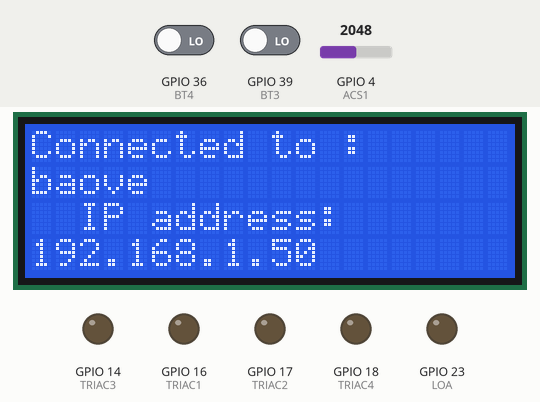
The sketch below on a simulated ESP32. On the bench: 20×4 character LCD, output pins drawn as LEDs (lit = HIGH). The test bench sets the inputs (shaded band); at power-on: GPIO 36 (BT4) LOW, GPIO 39 (BT3) LOW, GPIO 4 (ACS1) = 2048. WiFi joins after 1.5 s; servers stay silent unless stated; uploads are accepted with an empty reply.

Above: at 2.7 s.
At 8.8 s:
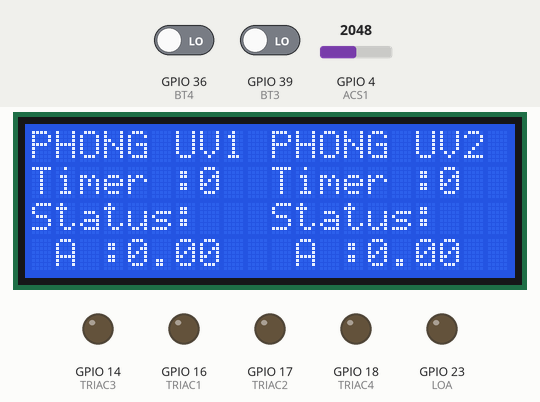
8.9 s: GPIO 36 (BT4) driven HIGH
At 10.8 s:
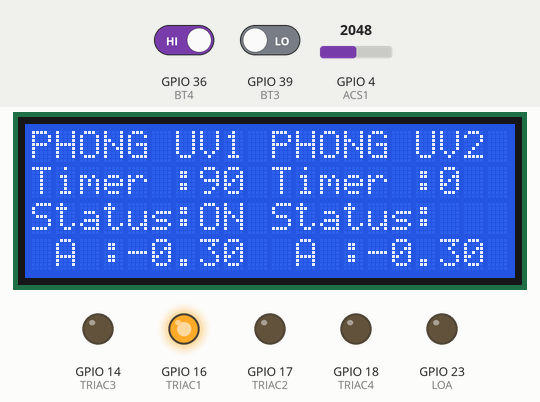
11.7 s: GPIO 39 (BT3) driven HIGH
At 13.4 s:
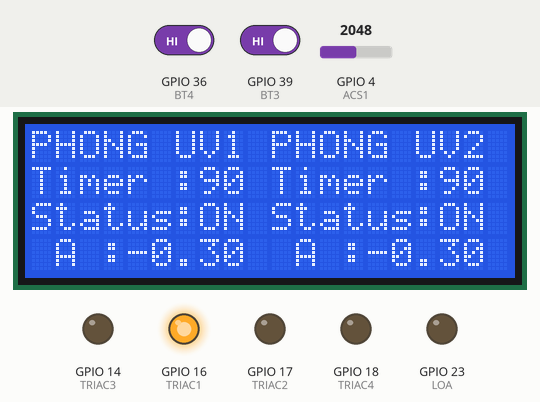
Timing chart, 0 to 14.9 s (numbered marks = the images above; inputs shaded):
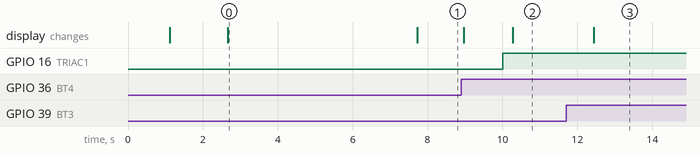

Measured:
- after the input at 8.9 s, GPIO 16 (TRIAC1): LOW → HIGH after 1.1 s; the display: first changes after 0.07 s (image 2 shows a later state)
- after the input at 11.7 s, the display: changes after 0.74 s (image 3)
- what the display in image 0 shows lasts 5.0 s, from 2.7 s to 7.7 s

The sketch:

ver2.1.ino
```cpp
#include <Wire.h>
#include "Timer.h"
#include <ArduinoJson.h> //v5.13.5
#include <HTTPClient.h>
#include <WiFiMulti.h>         // Thư viện dùng để kết nối WiFi đa cấu hình của ESP8266
#include <Arduino.h>
#include <HTTPUpdate.h>
WiFiMulti wifiMulti;           // Khởi tạo đối tượng wifiMulti từ ESP8266WiFiMulti
void update_FOTA();
#include <LiquidCrystal_I2C.h>
LiquidCrystal_I2C lcd(0x27, 20, 4); //Thiết lập địa chỉ và loại LCD
uint32_t updateCounter = 0;
uint32_t start_time, time_uv1, time_uv2;
String version = "2.4", key = "37f0d021-9105-4822-8304-fed5b365c89d";
int mVperAmp = 185, Watt = 0, i, statusuv1 = 0, statusuv2 = 0, gui = 0;
double Voltage = 0, VRMS = 0, AmpsRMS = 0;
byte TRIAC1 = 16, TRIAC2 = 17, TRIAC3 = 14, TRIAC4 = 18;
byte BT1 = 25, BT2 = 26, BT3 = 39, BT4 = 36;
byte SW1 = 32, SW2 = 33, SW3 = 34, SW4 = 35, LOA = 23;
long value_uv1 = 0, value_uv2 = 0, bigUV1 = 0, bigUV2 = 0 ;
const int ACS1 = 4, ACS2 = 19;      // pin where the OUT pin from sensor is connected on Arduino
char e[100]       = "Backup ";
char a1[100]       = " ON    ";
char a2[100]       = " ON    ";
char d1[100]       = " OFF   ";
char d2[100]       = " OFF   ";
char startus[100] = " OFF   ";
void setup() {
  Serial.begin (115200);
  Wire.begin();
  lcd.init();
  lcd.backlight();
  lcd.print("  PHONG UV TU DONG"); lcd.setCursor(0 , 2); lcd.print("  Ver: 2.0"); delay(1000); lcd.clear();
  lcd.setCursor(0, 0);
  lcd.print(" Connecting ... ");
  wifiMulti.addAP("baove", "");
  wifiMulti.addAP("TOTOLINK N300RH", "");
  wifiMulti.addAP("GreenFeed", "2020@GREENFEED");
  // Chờ kết nối WiFi được thiết lập. Quét tìm mạng WiFi và kết nối với mạng mạnh nhất.
  while (wifiMulti.run() != WL_CONNECTED) {
    delay(500);
    lcd.setCursor(0, 1);
    lcd.print(i);
    i++;
    if (i >= 50) {
      esp_restart();
    }
  }
  lcd.clear(); lcd.setCursor(0, 0);
  lcd.print("Connected to :");
  lcd.setCursor(0, 1); lcd.print(WiFi.SSID());
  lcd.setCursor(2, 2); lcd.print("IP address: ");
  lcd.setCursor(0, 3); lcd.print(WiFi.localIP());
  delay(5000); lcd.clear();
  pinMode(TRIAC1, OUTPUT); pinMode(TRIAC2, OUTPUT); pinMode(TRIAC3, OUTPUT); pinMode(TRIAC4, OUTPUT), pinMode(LOA, OUTPUT);
  pinMode(BT1, INPUT); pinMode(BT2, INPUT); pinMode(BT3, INPUT); pinMode(BT4, INPUT);
  pinMode(SW1, INPUT); pinMode(SW2, INPUT); pinMode(SW3, INPUT); pinMode(SW4, INPUT);
}
void loop() {


  /*============== PHÒNG UV1 START ====================== */
  if ((value_uv1 == 0) && (digitalRead (BT4) == 1)) {
    lcd.setCursor(0 , 2);
    lcd.print("          ");
    lcd.setCursor(0 , 2); lcd.print("Status:"); lcd.print("ON");
    value_uv1 = 5400;
    statusuv1 = 1;
    time_uv1 = millis();
  }
  /*============== PHÒNG UV1 END ====================== */

  /*============== PHÒNG UV2 START ====================== */
  if ((value_uv2 == 0) && (digitalRead (BT3) == 1)) {
    lcd.setCursor(10 , 2);
    lcd.print("          ");
    lcd.setCursor(10 , 2);
    lcd.setCursor(10 , 2); lcd.print("Status:"); lcd.print("ON");
    value_uv2 = 5400;
    statusuv2 = 1;
    time_uv2 = millis();

  }
  /*============== PHÒNG UV2 END ====================== */
  bigUV1 = value_uv1 / 60;
  bigUV2 = value_uv2 / 60;
  lcd_out();
  /*============ NẾU PHÒNG UV1 ĐANG BẬT VÀ PHÒNG UV2 ĐANG TẮT =========*/
  if ( (value_uv1 > 0) && (value_uv2 == 0) ) {
    Voltage = getVPP();
    VRMS = (Voltage / 2.0) * 0.707; //root 2 is 0.707
    AmpsRMS = ((VRMS * 1000) / mVperAmp) - 0.3; //0.3 is the error I got for my sensor
    Watt = (AmpsRMS * 220 / 1.2);
    digitalWrite(TRIAC1, HIGH);
    //    if ( AmpsRMS < 0.30 ){
    //      for (i = 1; i <= 20; i++) {
    //        digitalWrite(LOA, HIGH); delay(200); digitalWrite(LOA, LOW); delay(10);
    //      }
    //    }
    while((millis()-time_uv1) < 900) //sample for 1 Sec
   {
//    delay(900);
    value_uv1--;
    if ( value_uv1 == 0){
      statusuv1 = 0;
    }
    time_uv1 = millis();
  }
  if ( (value_uv1 == 0) && (value_uv2 > 0) ) {
    while((millis()-time_uv2) < 900) //sample for 1 Sec
   {
//    delay(980);
    value_uv2--;
    time_uv2 = millis();
   }
  }
  if ( (value_uv1 > 0) && (value_uv2 > 0) ) {
    while((millis()-time_uv1) < 900) //sample for 1 Sec
   {
//    delay(980);
    value_uv1--; value_uv2--;
    if ( value_uv1 == 0){
      statusuv1 = 0;
    }
    if ( value_uv2 == 0){
      statusuv2 = 0;
    }
    time_uv1 = millis();
   }
  }
  if (( statusuv1 == 1)&& (gui == 0)){
    gui = 1;
    startuv1();
  }
  if (( statusuv1 == 0)&&(gui == 1)){
    gui = 0;
    enduv1();
  }
}
  }
void startuv1() {
  HTTPClient http;
  http.begin("http://192.168.32.98:58888/api/refresh_service");
  http.addHeader("Content-Type", "application/json");
  int httpResponseCode = http.POST("{\r\n  \"phonguv1\":\r\n    {\"status\": \"True\",\r\n     \"timer\":\"90\",\r\n     \"RECEIVE\":\"False\",\r\n     \"HUMAN_DETECT\":\"False\"},\r\n  \"phonguv2\":\r\n    {\"status\": \"False\",\r\n     \"timer\":\"0\",\r\n     \"RECEIVE\":\"False\",\r\n     \"HUMAN_DETECT\":\"False\"}\r\n}");
  if (httpResponseCode > 0) {
    String response = http.getString();
    //        Serial.println(httpResponseCode);
    //        Serial.println(response);
  }
  else {
    //        Serial.print("Error on sending POST: ");
    //        Serial.println(httpResponseCode);
  }
  http.end();
}
void enduv1() {
  HTTPClient http;
  http.begin("http://192.168.32.98:58888/api/refresh_service");
  http.addHeader("Content-Type", "application/json");
  int httpResponseCode = http.POST("{\r\n  \"phonguv1\":\r\n    {\"status\": \"False\",\r\n     \"timer\":\"0\",\r\n     \"RECEIVE\":\"False\",\r\n     \"HUMAN_DETECT\":\"False\"},\r\n  \"phonguv2\":\r\n    {\"status\": \"False\",\r\n     \"timer\":\"0\",\r\n     \"RECEIVE\":\"False\",\r\n     \"HUMAN_DETECT\":\"False\"}\r\n}");
  if (httpResponseCode > 0) {
    String response = http.getString();
    //        Serial.println(httpResponseCode);
    //        Serial.println(response);
  }
  else {
    //        Serial.print("Error on sending POST: ");
    //        Serial.println(httpResponseCode);
  }
  http.end();
}
void lcd_out() {
  lcd.setCursor(0, 0); lcd.print("PHONG UV1");
  lcd.setCursor(10, 0); lcd.print("PHONG UV2");
  /*============ LCD UV1 ==================*/
  lcd.setCursor(0, 1);
  lcd.print("Timer :"); lcd.print(bigUV1);
  lcd.setCursor(0, 2);
  lcd.print("Status:");
  lcd.setCursor(0, 3);
  lcd.print(" A :"); lcd.print(AmpsRMS);
  lcd.print(" ");
  /*============ LCD UV2 ==================*/
  lcd.setCursor(10, 1);
  lcd.print("Timer :"); lcd.print(bigUV2);
  lcd.setCursor(10, 2);
  lcd.print("Status:");
  lcd.setCursor(10, 3);
  lcd.print(" A :"); lcd.print(AmpsRMS);
  lcd.print(" ");
}

// ***** function calls ******
float getVPP()
{
  float result;
  int readValue;                // value read from the sensor
  int maxValue = 0;             // store max value here
  int minValue = 4096;          // store min value here ESP32 ADC resolution
  uint32_t start_time = millis();
  while ((millis() - start_time) < 1000) //sample for 1 Sec
  {
    readValue = analogRead(ACS1);
    // see if you have a new maxValue
    if (readValue > maxValue)
    {
      /*record the maximum sensor value*/
      maxValue = readValue;
    }
    if (readValue < minValue)
    {
      /*record the minimum sensor value*/
      minValue = readValue;
    }
  }
  // Subtract min from max
  result = ((maxValue - minValue) * 5) / 4096.0; //ESP32 ADC resolution 4096
  return result;
}
String getChipId()
{
  String ChipIdHex = String((uint32_t)(ESP.getEfuseMac() >> 32), HEX);
  ChipIdHex += String((uint32_t)ESP.getEfuseMac(), HEX);
  return ChipIdHex;
}

void update_FOTA()
{
  String url = "http://otadrive.com/deviceapi/update?";
  url += "k=" + key;
  url += "&v=" + version;
  url += "&s=" + getChipId(); // định danh thiết bị trên Cloud

  WiFiClient client;
  httpUpdate.update(client, url, version);
}
```
